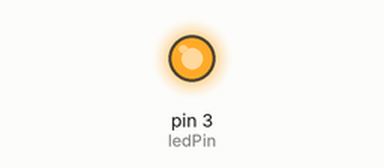
Bench run of a sketch on a simulated Arduino Uno, built with avr-gcc and run on an emulated ATmega328P. Shown: output pins drawn as LEDs (lit = HIGH).

Above: at 0.05 s.
Timing chart, 0 to 3.0 s (numbered marks = the images above):
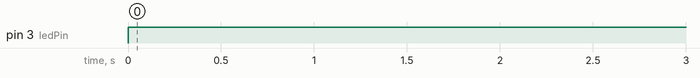

Measured:
- by itself, pin 3 (ledPin): LOW → HIGH at 0.00 s

The sketch:

exp2-_i__-__bllinking_of_led_.ino
```cpp
const int ledPin = 3;
void setup()
{
    pinMode(ledPin,OUTPUT);
}
void loop()
{
    digitalWrite(ledPin,HIGH);
    delay(500);
    digitalWrite(ledPin,LOW);
}
```
